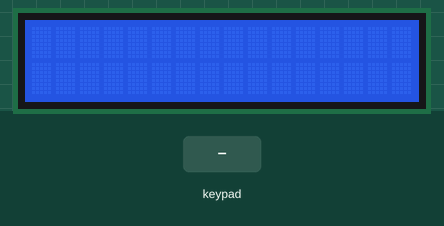
The sketch below on a simulated Arduino Uno, built with avr-gcc and run on an emulated ATmega328P. Parts: 16×2 character LCD. The test bench sets the inputs (shaded band). What the sketch prints to the serial monitor is not drawn.

Above: at 1.2 s.
1.3 s: keypad keys 0 1 2 3 # pressed 0.4 s apart
At 4.0 s:
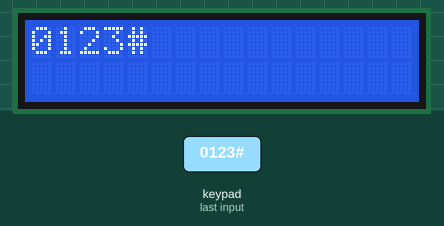
4.8 s: key 'A' pressed
At 5.5 s:
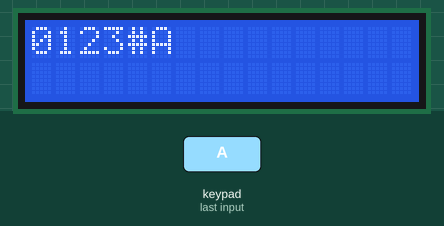
6.3 s: key 'B' pressed
At 6.6 s:
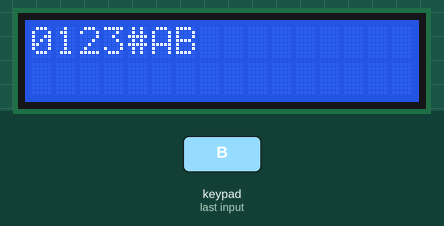
7.8 s: keypad keys 0 1 2 3 * pressed 0.4 s apart
At 10.0 s:
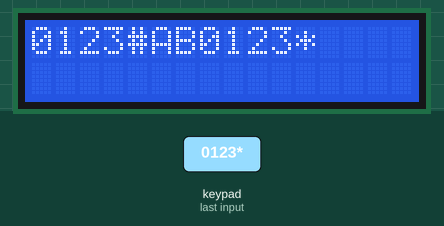
11.3 s: key 'C' pressed
At 11.6 s:
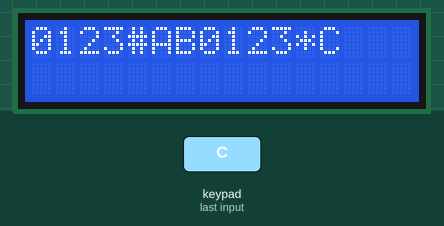
12.8 s: key 'D' pressed
At 13.9 s:
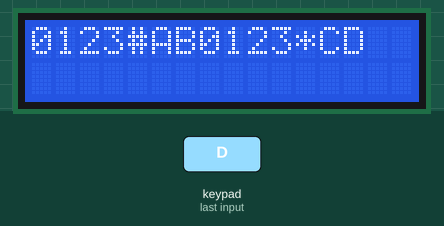
Timing chart, 0 to 15.3 s (numbered marks = the images above; inputs shaded):
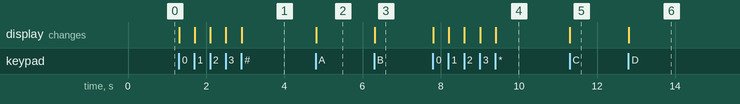

Measured:
- after the input at 1.3 s, the display: first changes at once (image 1 shows a later state)
- after the input at 4.8 s, the display: changes at once (image 2)
- after the input at 6.3 s, the display: changes at once (image 3)
- after the input at 7.8 s, the display: first changes at once (image 4 shows a later state)
- after the input at 11.3 s, the display: changes at once (image 5)
- after the input at 12.8 s, the display: changes at once (image 6)

The sketch:

KeyPadInterfacing.ino
```cpp
#include <Wire.h>
#include <Keypad.h>//header for keypad commands enabling
#include <LCD.h>
#include <LiquidCrystal_I2C.h>

LiquidCrystal_I2C  lcd(0x27, 2, 1, 0, 4, 5, 6, 7); // 0x27 is the I2C bus address for an unmodified backpack

void setup()
{
  Serial.begin(9600);
  // activate LCD module
  lcd.begin (16, 2); // for 16 x 2 LCD module
  lcd.setBacklightPin(3, POSITIVE);
  lcd.setBacklight(HIGH);

}

const byte ROWS = 4; // Four rows

const byte COLS = 4; // Three columns

// Define the Keymap

char keys[ROWS][COLS] = {

  {'1', '2', '3', 'A'},

  {'4', '5', '6', 'B'},

  {'7', '8', '9', 'C'},

  {'*', '0', '#', 'D'}

};

// Connect keypad ROW0, ROW1, ROW2 and ROW3 to these Arduino pins.

byte rowPins[ROWS] = { 0, 1, 2, 3 };

// Connect keypad COL0, COL1 and COL2 to these Arduino pins.

byte colPins[COLS] = { 4, 5, 6, 7 };

//  Create the Keypad

Keypad kpd = Keypad( makeKeymap(keys), rowPins, colPins, ROWS, COLS );


void loop()
{

  char key = kpd.getKey(); //storing pressed key value in a char

  if (key != NO_KEY)

  {
    lcd.print(key); //showing pressed character on LCD
    Serial.print("PressedKey: ");
    Serial.println(key);
  }
}
```
